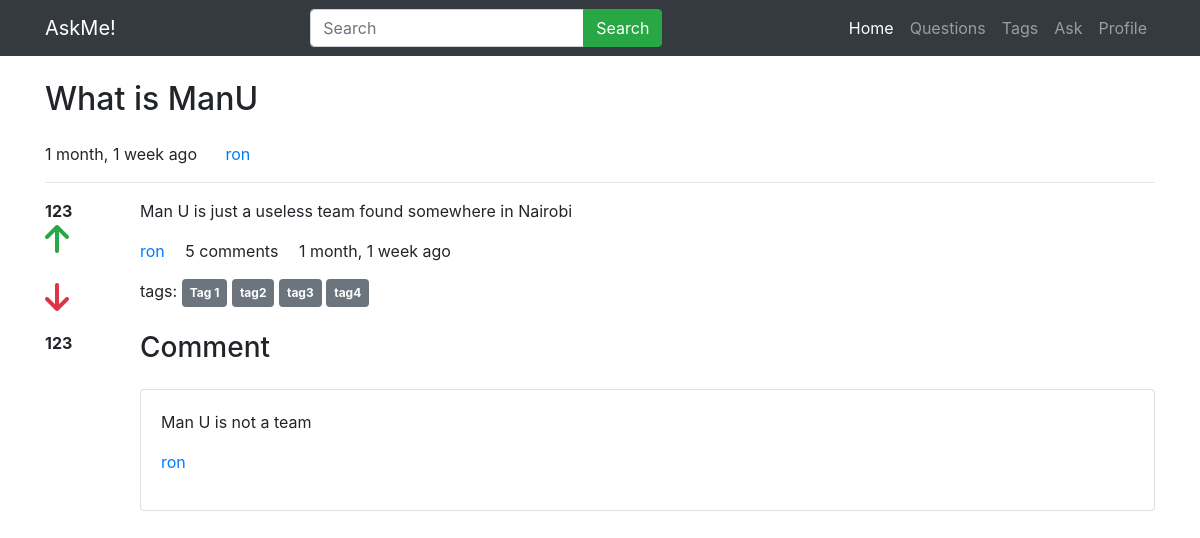
The app's page /detail/2 with its own data.
### main/models.py (models this page shows, shortened)
class Question(models.Model):
    user=models.ForeignKey(User,on_delete=models.CASCADE)
    title=models.CharField(max_length=200)
    detail=models.TextField()
    tags=models.TextField(default='')
    add_time=models.DateTimeField(auto_now_add=True)

class Answer(models.Model):
    user=models.ForeignKey(User,on_delete=models.CASCADE, null=True)
    question=models.ForeignKey(Question,on_delete=models.CASCADE)
    detail=models.TextField()
    add_time=models.DateTimeField(auto_now_add=True)

class Comment(models.Model):
    answer=models.ForeignKey(Answer,on_delete=models.CASCADE)
    user=models.ForeignKey(User,on_delete=models.CASCADE,related_name='comment_user')
    comment=models.TextField(default='')
    add_time=models.DateTimeField(auto_now_add=True)

### main/views.py (the view)
# urls.py: path('detail/<int:id>', views.detail,name='detail'),
def detail(request,id):
    quests=Question.objects.get(pk=id)
    tags=quests.tags.split(',')
    answer=Answer.objects.get(question=quests)
    comments=Comment.objects.filter(answer=answer).order_by('-id')
    return render(request,'detail.html',{
        'quest':quests,
        'tags':tags,
        'answer':answer,
        'comments':comments
        })

### main/templates/detail.html (shortened to what this page needs)
 {% load humanize %}
<!DOCTYPE html>
<html lang="en">
<head>
    <link rel="stylesheet"
    href="https://cdn.jsdelivr.net/npm/bootstrap@4.0.0/dist/css/bootstrap.min.css"
>
</head>
<body>
    <nav class="navbar navbar-expand-lg navbar-dark bg-dark">
    <div class="container">
        <a class="navbar-brand" href="#">AskMe!</a>
        <div class="collapse navbar-collapse" id="navbarNav">
            <form class="ml-auto">
                <div class="input-group ">
                    <input type="text" name="q" class="form-control " placeholder="Search"
                    />
                    <div class="input-group-append">
                      <button class="btn btn-success" type="submit">Search</button>
                    </div>
                  </div>
                </form>
          <ul class="navbar-nav ml-auto">
            <li class="nav-item active">
              <a class="nav-link" href="#">Home </a>
            </li>
            <li class="nav-item">
              <a class="nav-link" href="#">Questions</a>
            </li>
            <li class="nav-item">
                <a class="nav-link" href="#">Tags</a>
              </li>
            <li class="nav-item">
              <a class="nav-link" href="#">Ask</a>
            </li>
            <li class="nav-item">
                <a class="nav-link" href="#">Profile</a>
              </li>
          </ul>
        </div>
        </div>
      </nav>
      <div class="container">
        <h2 class="my-4">{{quest.title}}</h2>
        <p>
            <span class="mr-4">{{quest.add_time|naturaltime}}</span>
            <a href="">{{quest.user.username}}</a>
        </p>
        <hr/>
        <div class="row">
            <div class="col-1">
                <div class="upvote">
                    <strong>123</strong><br>
                    <p>
                        <span class="text-success">
                        <i class="fa fa-arrow-up fa-2x"> </i>
                        </span>
                    </p>
                </div>
                <div class="downvote mt-4">
                    <p>
                        <span class="text-danger">
                        <i class="fa fa-arrow-down fa-2x"> </i>
                        </span><br>
                    </p> <strong>123</strong>
                </div>
              </div>
            <div class="col-11">
                <p>{{answer.detail}}</p>
                    <p>
                        <a href="#" class="mr-3">{{answer.user.username}}</a>
                        <span class="mr-3">5 comments</span>
                        <span class="mr-3">{{answer.add_time|naturaltime}}</span>
                    </p>
                    <p>
                        tags:
                        {% for tags in tags %}
                        <a href="#" class="badge badge-secondary p-2">{{tags}}</a>
                        {% endfor %}
                    </p>
                    <h3 class="my-4">Comment </h3>
                    {% for comment in comments %}
                    <div class="card mb-3">
                        <div class="card-body">
                            <p>{{comment.comment}}</p>
                            <p>
                                <a href="">{{comment.user.username}}</a>
                            </p>
                        </div>
                    </div>
                    {% endfor %}
            </div>
        </div>
      </div>
</body>
</html>

### records on screen
Question: title "What is ManU", add_time "1 month, 1 week ago", user.username "ron"
Answer: detail "Man U is just a useless team found somewhere in Nairobi", user.username "ron", add_time "1 month, 1 week ago"
Comment: comment "Man U is not a team", user.username "ron"

### other values on screen
{{ tags }} "Tag 1" "tag2" "tag3" "tag4"
